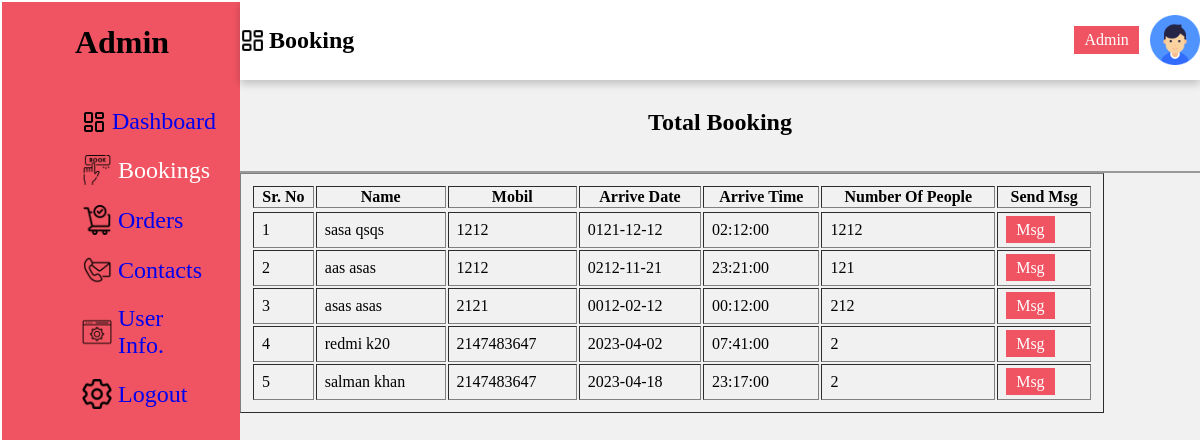
Page /admin/booking_detail.php on the committed database.
### tables this page shows
CREATE TABLE IF NOT EXISTS `booktable` (
  `id` int NOT NULL AUTO_INCREMENT,
  `fname` varchar(20) NOT NULL,
  `lname` varchar(20) NOT NULL,
  `pnumber` varchar(10) NOT NULL,
  `email` varchar(20) NOT NULL,
  `arrivedate` date NOT NULL,
  `arrivetime` time NOT NULL,
  `npeople` int NOT NULL,
  `coffeename` varchar(10) NOT NULL,
  PRIMARY KEY (`id`),
  KEY `fname` (`fname`,`lname`,`pnumber`,`email`,`arrivedate`,`arrivetime`,`npeople`,`coffeename`) USING BTREE
);

### admin/booking_detail.php (the view, shortened to what this page needs)
<!DOCTYPE html>
<html lang="en">
<head>
    <link rel="stylesheet" href="styles.css">
</head>
<body>
    <div class="side-menu">
        <div class="brand-name">
            <h1>Admin</h1>
        </div>
        <ul>
            <li><img src="../admin//images/dashboard.png" alt="">&nbsp;<a href="index.php"> <a href="index.php"><span>Dashboard</span></a> </li>
            <li><img src="../admin/images/booking.png" alt="" width="30px" height="30px">&nbsp;<span>Bookings</span> </li>
            <li><img src="../admin/images/order.png" alt="" width="30px" height="30px">&nbsp;<a href="order_detail.php"><span>Orders</span></a> </li>
            <li><img src="../admin/images/contact.png" alt="" width="30px" height="30px">&nbsp;<a href="contact_detail.php"><span>Contacts</span></a> </li>
            <li><img src="../admin/images/manage-site.png" alt="" width="30px" height="30px">&nbsp;<a href="../admin/user_detail.php"><span>User Info.</span></a> </li>
            <li><img src="../admin/images/setting.png" alt="" width="30px" height="30px">&nbsp;<a href="../logout.php"><span>Logout</span></a> </li>
        </ul>
    </div>
    <div class="container">
        <div class="header">
                <img src="../admin//images/dashboard.png" width="25px" height="25px" alt="">&nbsp;
            <h2>Booking </h2>
            <div class="nav">
                <div class="user">
                    <a href="#" class="btn">Admin</a>
                    <div class="img-case">
                        <img src="../admin/images/user.png" alt="">
                    </div>
                </div>
            </div>
        </div>
        <br><br><br><br>
            <div class="content-2">
                <div class="recent-payments">
                    <div class="title">
                        <h2>Total Booking</h2>
                    </div>
                    <table border="1px" width="90%">
                        <tr>
                            <th>Sr. No</th>
                            <th>Name</th>
                            <th>Mobil</th>
                            <th>Arrive Date</th>
                            <th>Arrive Time</th>
                            <th>Number Of People</th>
                            <th>Send Msg</th>
                        </tr>
                        <tr>
                            <?php
                            $connection=mysqli_connect("localhost","root","","coffee");
                            $query = "SELECT * FROM booktable ORDER BY id";
                            $query_run=mysqli_query($connection,$query);
                            if(mysqli_num_rows($query_run)>0){
                                while($row=mysqli_fetch_assoc($query_run)){
                                    echo '<tr>';
                                    echo '<td>'.$row['id'];'</td>';
                                    echo '<td>'.$row['fname'].' '.$row['lname'];'</td>';
                                    echo '<td>'.$row['pnumber'];'</td>';
                                    echo '<td>'.$row['arrivedate'];'</td>';
                                    echo '<td>'.$row['arrivetime'];'</td>';
                                    echo '<td>'.$row['npeople'];'</td>';
                                    echo '<td><a href="https://mail.google.com/mail/u/0/#inbox?compose=new" class="btn">Msg</a></td>';
                                    echo '</tr>';
                                }
                            }else{
                                echo "0 result";
                            }
                            ?>
                        </tr>
                    </table>
                </div>
</body>
</html>

### admin/styles.css (style rules this page uses)
body { min-height: 100vh; margin: 1px; padding: 1px; }
a { text-decoration: none; }
li { list-style: none; }
.btn { background: #f05462; color: white; padding: 5px 10px; text-align: center; }
.title { display: flex; align-items: center; justify-content: space-around; padding: 15px 10px; border-bottom: 2px solid #999; }
table { padding: 10px; }
tr { width: 10%; }
td { text-align: left; padding: 8px; white-space: pre-wrap; }
.side-menu { position: fixed; background: #f05462; width: 20vw; min-height: 100vh; display: flex; flex-direction: column; }
.side-menu .brand-name { height: 10vh; display: flex; align-items: center; justify-content: center; }
.side-menu li { font-size: 24px; padding: 10px 40px; color: white; display: flex; align-items: center; }
.container { position: absolute; right: 0; width: 80vw; height: 100vh; background: #f1f1f1; }
.container .header { position: fixed; top: 0; right: 0; width: 80vw; height: 10vh; background: white; display: flex; align-items: center; justify-content: center; box-shadow: 0 4px 8px 0 rgba(0, 0, 0, 0.2); z-index: 1; }
.container .header .nav { width: 90%; display: flex; align-items: center; }
.container .header .nav .user { flex: 1; display: flex; justify-content: space-between; align-items: center; padding-left: 720px; }
.container .header .nav .user img { width: 40px; height: 40px; }
.container .header .nav .user .img-case { position: relative; width: 50px; height: 50px; }
.container .header .nav .user .img-case img { position: absolute; top: 0; left: 0; width: 100%; height: 100%; }

### rows in the picture
booktable: id "1", fname "sasa", lname "qsqs", pnumber "1212", arrivedate "0121-12-12", arrivetime "02:12:00", npeople "1212"
booktable: id "2", fname "aas", lname "asas", pnumber "1212", arrivedate "0212-11-21", arrivetime "23:21:00", npeople "121"
booktable: id "3", fname "asas", lname "asas", pnumber "2121", arrivedate "0012-02-12", arrivetime "00:12:00", npeople "212"
booktable: id "4", fname "redmi", lname "k20", pnumber "2147483647", arrivedate "2023-04-02", arrivetime "07:41:00", npeople "2"
booktable: id "5", fname "salman", lname "khan", pnumber "2147483647", arrivedate "2023-04-18", arrivetime "23:17:00", npeople "2"
